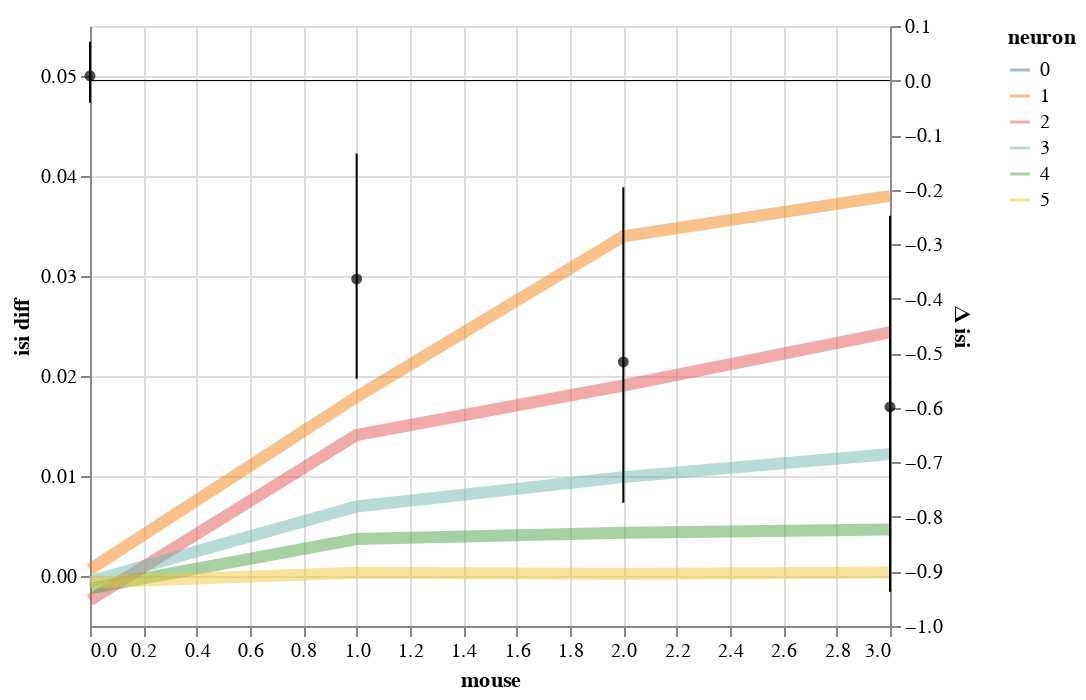

This figure's notebook cell:
### Markdown cell above
# Estimate with neuron>mouse

### Code cell
workflow.estimate_slope(df,y='isi', levels=('stim', 'neuron','mouse'), hold_for_facet=False)

### Figure 1 — Vega-Lite specification as saved in the notebook (floating-point values rounded to 4 significant figures)
{"config": {"view": {"continuousWidth": 400, "continuousHeight": 300}}, "layer": [{"mark": {"type": "line", "fill": null, "opacity": 0.5, "size": 6}, "encoding": {"color": {"type": "nominal", "field": "neuron"}, "x": {"type": "quantitative", "field": "mouse"}, "y": {"type": "quantitative", "field": "isi diff"}}}, {"layer": [{"mark": {"type": "rule", "color": "black", "size": 0.1}, "encoding": {"y": {"type": "quantitative", "field": "zero"}}}, {"mark": {"type": "point", "color": "black", "filled": true}, "encoding": {"x": {"type": "quantitative", "field": "mouse"}, "y": {"type": "quantitative", "field": "Bayes condition mean", "scale": {"zero": false}}}}, {"mark": {"type": "line", "color": "black"}, "encoding": {"x": {"type": "quantitative", "field": "mouse"}, "y": {"type": "quantitative", "field": "Bayes condition mean", "scale": {"zero": false}}}}, {"mark": "rule", "encoding": {"x": {"type": "quantitative", "field": "mouse"}, "y": {"type": "quantitative", "field": "Bayes condition CI0", "scale": {"zero": false}, "title": "Δ isi"}, "y2": {"field": "Bayes condition CI1"}}}]}], "data": {"name": "data-70bb11e570e638643d1b1f78652f2849"}, "resolve": {"scale": {"y": "independent"}}, "$schema": "https://vega.github.io/schema/vega-lite/v4.8.1.json", "datasets": {"data-70bb11e570e638643d1b1f78652f2849": [{"neuron": 0.0, "mouse": 0.0, "neuron_code": 0.0, "mouse_code": 0.0, "i_trial": 9.5, "log_firing_rate": 1.811, "Firing rate": 73.79, "firing_rate": 73.79, "i_spike": 42.48, "isi": 0.08217, "Bayes condition CI0": -0.0409, "Bayes condition CI1": 0.07092, "Bayes condition mean": 0.008622, "isi diff": null, "zero": 0}, {"neuron": 0.0, "mouse": 1.0, "neuron_code": 1.0, "mouse_code": 1.0, "i_trial": 9.5, "log_firing_rate": 1.849, "Firing rate": 88.87, "firing_rate": 88.87, "i_spike": 42.58, "isi": 0.08235, "Bayes condition CI0": -0.5466, "Bayes condition CI1": -0.1338, "Bayes condition mean": -0.3636, "isi diff": null, "zero": 0}, {"neuron": 0.0, "mouse": 2.0, "neuron_code": 2.0, "mouse_code": 2.0, "i_trial": 9.5, "log_firing_rate": 1.955, "Firing rate": 112.5, "firing_rate": 112.5, "i_spike": 41.83, "isi": 0.08461, "Bayes condition CI0": -0.7741, "Bayes condition CI1": -0.1958, "Bayes condition mean": -0.5159, "isi diff": null, "zero": 0}, {"neuron": 0.0, "mouse": 3.0, "neuron_code": 3.0, "mouse_code": 3.0, "i_trial": 9.5, "log_firing_rate": 1.906, "Firing rate": 93.93, "firing_rate": 93.93, "i_spike": 42.02, "isi": 0.08396, "Bayes condition CI0": -0.9371, "Bayes condition CI1": -0.2479, "Bayes condition mean": -0.5984, "isi diff": null, "zero": 0}, {"neuron": 0.0, "mouse": 0.0, "neuron_code": 0.0, "mouse_code": 0.0, "i_trial": 0.0, "log_firing_rate": -0.1114, "Firing rate": -93.37, "firing_rate": -93.37, "i_spike": -2.075, "isi": null, "Bayes condition CI0": null, "Bayes condition CI1": null, "Bayes condition mean": null, "isi diff": 0.003543, "zero": 0}, {"neuron": 0.0, "mouse": 1.0, "neuron_code": 0.0, "mouse_code": 0.0, "i_trial": 0.0, "log_firing_rate": -0.3501, "Firing rate": -149.2, "firing_rate": -149.2, "i_spike": -21.92, "isi": null, "Bayes condition CI0": null, "Bayes condition CI1": null, "Bayes condition mean": null, "isi diff": 0.02875, "zero": 0}, {"neuron": 0.0, "mouse": 2.0, "neuron_code": 0.0, "mouse_code": 0.0, "i_trial": 0.0, "log_firing_rate": -0.5354, "Firing rate": -666.8, "firing_rate": -666.8, "i_spike": -48.85, "isi": null, "Bayes condition CI0": null, "Bayes condition CI1": null, "Bayes condition mean": null, "isi diff": 0.04674, "zero": 0}, {"neuron": 0.0, "mouse": 3.0, "neuron_code": 0.0, "mouse_code": 0.0, "i_trial": 0.0, "log_firing_rate": -0.6609, "Firing rate": -413.5, "firing_rate": -413.5, "i_spike": -73.07, "isi": null, "Bayes condition CI0": null, "Bayes condition CI1": null, "Bayes condition mean": null, "isi diff": 0.05414, "zero": 0}, {"neuron": 1.0, "mouse": 0.0, "neuron_code": 0.0, "mouse_code": 0.0, "i_trial": 0.0, "log_firing_rate": 0.2285, "Firing rate": 202.8, "firing_rate": 202.8, "i_spike": -0.675, "isi": null, "Bayes condition CI0": null, "Bayes condition CI1": null, "Bayes condition mean": null, "isi diff": 0.0006661, "zero": 0}, {"neuron": 1.0, "mouse": 1.0, "neuron_code": 0.0, "mouse_code": 0.0, "i_trial": 0.0, "log_firing_rate": -0.337, "Firing rate": -216.3, "firing_rate": -216.3, "i_spike": -19.92, "isi": null, "Bayes condition CI0": null, "Bayes condition CI1": null, "Bayes condition mean": null, "isi diff": 0.01793, "zero": 0}, {"neuron": 1.0, "mouse": 2.0, "neuron_code": 0.0, "mouse_code": 0.0, "i_trial": 0.0, "log_firing_rate": -0.2439, "Firing rate": -91.81, "firing_rate": -91.81, "i_spike": -46.65, "isi": null, "Bayes condition CI0": null, "Bayes condition CI1": null, "Bayes condition mean": null, "isi diff": 0.03397, "zero": 0}, {"neuron": 1.0, "mouse": 3.0, "neuron_code": 0.0, "mouse_code": 0.0, "i_trial": 0.0, "log_firing_rate": -0.5364, "Firing rate": -322.3, "firing_rate": -322.3, "i_spike": -65.1, "isi": null, "Bayes condition CI0": null, "Bayes condition CI1": null, "Bayes condition mean": null, "isi diff": 0.03801, "zero": 0}, {"neuron": 2.0, "mouse": 0.0, "neuron_code": 0.0, "mouse_code": 0.0, "i_trial": 0.0, "log_firing_rate": 0.02613, "Firing rate": 3.046, "firing_rate": 3.046, "i_spike": 2.25, "isi": null, "Bayes condition CI0": null, "Bayes condition CI1": null, "Bayes condition mean": null, "isi diff": -0.002416, "zero": 0}, {"neuron": 2.0, "mouse": 1.0, "neuron_code": 0.0, "mouse_code": 0.0, "i_trial": 0.0, "log_firing_rate": -0.2924, "Firing rate": -336.5, "firing_rate": -336.5, "i_spike": -22.75, "isi": null, "Bayes condition CI0": null, "Bayes condition CI1": null, "Bayes condition mean": null, "isi diff": 0.0141, "zero": 0}, {"neuron": 2.0, "mouse": 2.0, "neuron_code": 0.0, "mouse_code": 0.0, "i_trial": 0.0, "log_firing_rate": -0.4174, "Firing rate": -2412.0, "firing_rate": -2412.0, "i_spike": -36.28, "isi": null, "Bayes condition CI0": null, "Bayes condition CI1": null, "Bayes condition mean": null, "isi diff": 0.01905, "zero": 0}, {"neuron": 2.0, "mouse": 3.0, "neuron_code": 0.0, "mouse_code": 0.0, "i_trial": 0.0, "log_firing_rate": -0.5003, "Firing rate": -424.1, "firing_rate": -424.1, "i_spike": -49.8, "isi": null, "Bayes condition CI0": null, "Bayes condition CI1": null, "Bayes condition mean": null, "isi diff": 0.02436, "zero": 0}, {"neuron": 3.0, "mouse": 0.0, "neuron_code": 0.0, "mouse_code": 0.0, "i_trial": 0.0, "log_firing_rate": -0.01303, "Firing rate": 71.96, "firing_rate": 71.96, "i_spike": 0.75, "isi": null, "Bayes condition CI0": null, "Bayes condition CI1": null, "Bayes condition mean": null, "isi diff": -0.000529, "zero": 0}, {"neuron": 3.0, "mouse": 1.0, "neuron_code": 0.0, "mouse_code": 0.0, "i_trial": 0.0, "log_firing_rate": -0.05556, "Firing rate": -40.32, "firing_rate": -40.32, "i_spike": -17.35, "isi": null, "Bayes condition CI0": null, "Bayes condition CI1": null, "Bayes condition mean": null, "isi diff": 0.00695, "zero": 0}, {"neuron": 3.0, "mouse": 2.0, "neuron_code": 0.0, "mouse_code": 0.0, "i_trial": 0.0, "log_firing_rate": -0.1078, "Firing rate": -20.78, "firing_rate": -20.78, "i_spike": -26.15, "isi": null, "Bayes condition CI0": null, "Bayes condition CI1": null, "Bayes condition mean": null, "isi diff": 0.009888, "zero": 0}, {"neuron": 3.0, "mouse": 3.0, "neuron_code": 0.0, "mouse_code": 0.0, "i_trial": 0.0, "log_firing_rate": -0.1308, "Firing rate": -14.68, "firing_rate": -14.68, "i_spike": -36.05, "isi": null, "Bayes condition CI0": null, "Bayes condition CI1": null, "Bayes condition mean": null, "isi diff": 0.01219, "zero": 0}, {"neuron": 4.0, "mouse": 0.0, "neuron_code": 0.0, "mouse_code": 0.0, "i_trial": 0.0, "log_firing_rate": 0.06142, "Firing rate": 79.23, "firing_rate": 79.23, "i_spike": 4.675, "isi": null, "Bayes condition CI0": null, "Bayes condition CI1": null, "Bayes condition mean": null, "isi diff": -0.001246, "zero": 0}, {"neuron": 4.0, "mouse": 1.0, "neuron_code": 0.0, "mouse_code": 0.0, "i_trial": 0.0, "log_firing_rate": -0.02642, "Firing rate": -86.28, "firing_rate": -86.28, "i_spike": -14.95, "isi": null, "Bayes condition CI0": null, "Bayes condition CI1": null, "Bayes condition mean": null, "isi diff": 0.003701, "zero": 0}, {"neuron": 4.0, "mouse": 2.0, "neuron_code": 0.0, "mouse_code": 0.0, "i_trial": 0.0, "log_firing_rate": -0.1685, "Firing rate": -200.2, "firing_rate": -200.2, "i_spike": -16.93, "isi": null, "Bayes condition CI0": null, "Bayes condition CI1": null, "Bayes condition mean": null, "isi diff": 0.004314, "zero": 0}, {"neuron": 4.0, "mouse": 3.0, "neuron_code": 0.0, "mouse_code": 0.0, "i_trial": 0.0, "log_firing_rate": -0.2445, "Firing rate": -199.8, "firing_rate": -199.8, "i_spike": -19.42, "isi": null, "Bayes condition CI0": null, "Bayes condition CI1": null, "Bayes condition mean": null, "isi diff": 0.004638, "zero": 0}, {"neuron": 5.0, "mouse": 0.0, "neuron_code": 0.0, "mouse_code": 0.0, "i_trial": 0.0, "log_firing_rate": 0.1731, "Firing rate": 1188.0, "firing_rate": 1188.0, "i_spike": 4.1, "isi": null, "Bayes condition CI0": null, "Bayes condition CI1": null, "Bayes condition mean": null, "isi diff": -0.0006149, "zero": 0}, {"neuron": 5.0, "mouse": 1.0, "neuron_code": 0.0, "mouse_code": 0.0, "i_trial": 0.0, "log_firing_rate": 0.05554, "Firing rate": 118.8, "firing_rate": 118.8, "i_spike": -1.55, "isi": null, "Bayes condition CI0": null, "Bayes condition CI1": null, "Bayes condition mean": null, "isi diff": 0.0003135, "zero": 0}, {"neuron": 5.0, "mouse": 2.0, "neuron_code": 0.0, "mouse_code": 0.0, "i_trial": 0.0, "log_firing_rate": -0.02359, "Firing rate": 129.5, "firing_rate": 129.5, "i_spike": -2.1, "isi": null, "Bayes condition CI0": null, "Bayes condition CI1": null, "Bayes condition mean": null, "isi diff": 0.0001877, "zero": 0}, {"neuron": 5.0, "mouse": 3.0, "neuron_code": 0.0, "mouse_code": 0.0, "i_trial": 0.0, "log_firing_rate": 0.004714, "Firing rate": 30.33, "firing_rate": 30.33, "i_spike": -2.275, "isi": null, "Bayes condition CI0": null, "Bayes condition CI1": null, "Bayes condition mean": null, "isi diff": 0.0003576, "zero": 0}]}}
